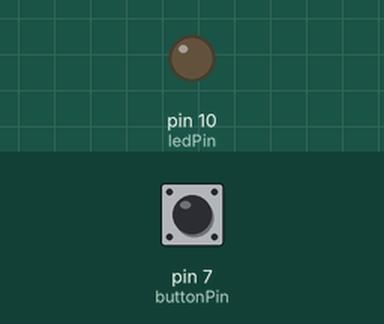
Recording of a sketch running on a simulated Arduino Uno, built with avr-gcc and run on an emulated ATmega328P. On the bench: output pins drawn as LEDs (lit = HIGH). Inputs (shaded band) come from the test bench; at power-on: pin 7 (buttonPin) LOW.

Above: at 1.2 s.
1.3 s: pin 7 (buttonPin) pulled HIGH for 0.15 s
At 1.4 s:
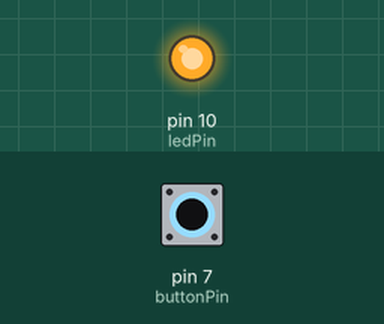
3.0 s: pin 7 (buttonPin) pulled HIGH for 3.2 s
At 7.4 s:
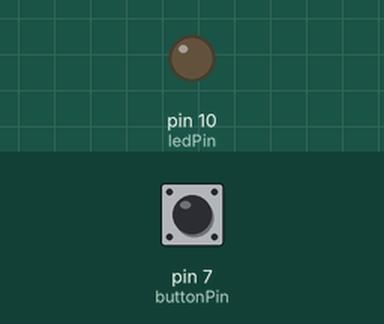
Timing chart, 0 to 8.9 s (numbered marks = the images above; inputs shaded):
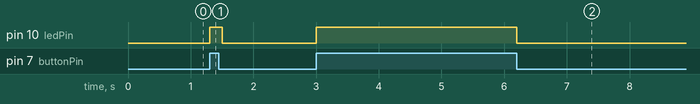

Measured:
- after the input at 1.3 s, pin 10 (ledPin): LOW → HIGH at once, → LOW 0.20 s later
- after the input at 3.0 s, pin 10 (ledPin): LOW → HIGH at once, → LOW 3.2 s later

The sketch:

ligar-e-desligar-com-botao.ino.ino
```cpp
int buttonPin = 7;//Define buttonPin no pino digital 7
int ledPin = 10;//Define ledPin no pino digital 10
int estadoButton = 0;//Variável responsável por armazenar o estado do botão (ligado/desligado)
void setup(){
  pinMode(ledPin , OUTPUT);//Define ledPin (pino 10) como saída
  pinMode(buttonPin , INPUT);//Define buttonPin (pino 7) como entrada
}

void loop(){
  estadoButton = digitalRead(buttonPin);//Lê o valor de buttonPin e armazena em estadoButton
  if (estadoButton == HIGH) {//Se estadoButton for igual a HIGH ou 1
    digitalWrite(ledPin , HIGH);//Define ledPin como HIGH, ligando o LED
    delay(100);//Intervalo de 100 milissegundos
  }
  else { //Senão = estadoButton for igual a LOW ou 0
    digitalWrite(ledPin, LOW);//Define ledPin como LOW, desligando o LED
  }
}
```
